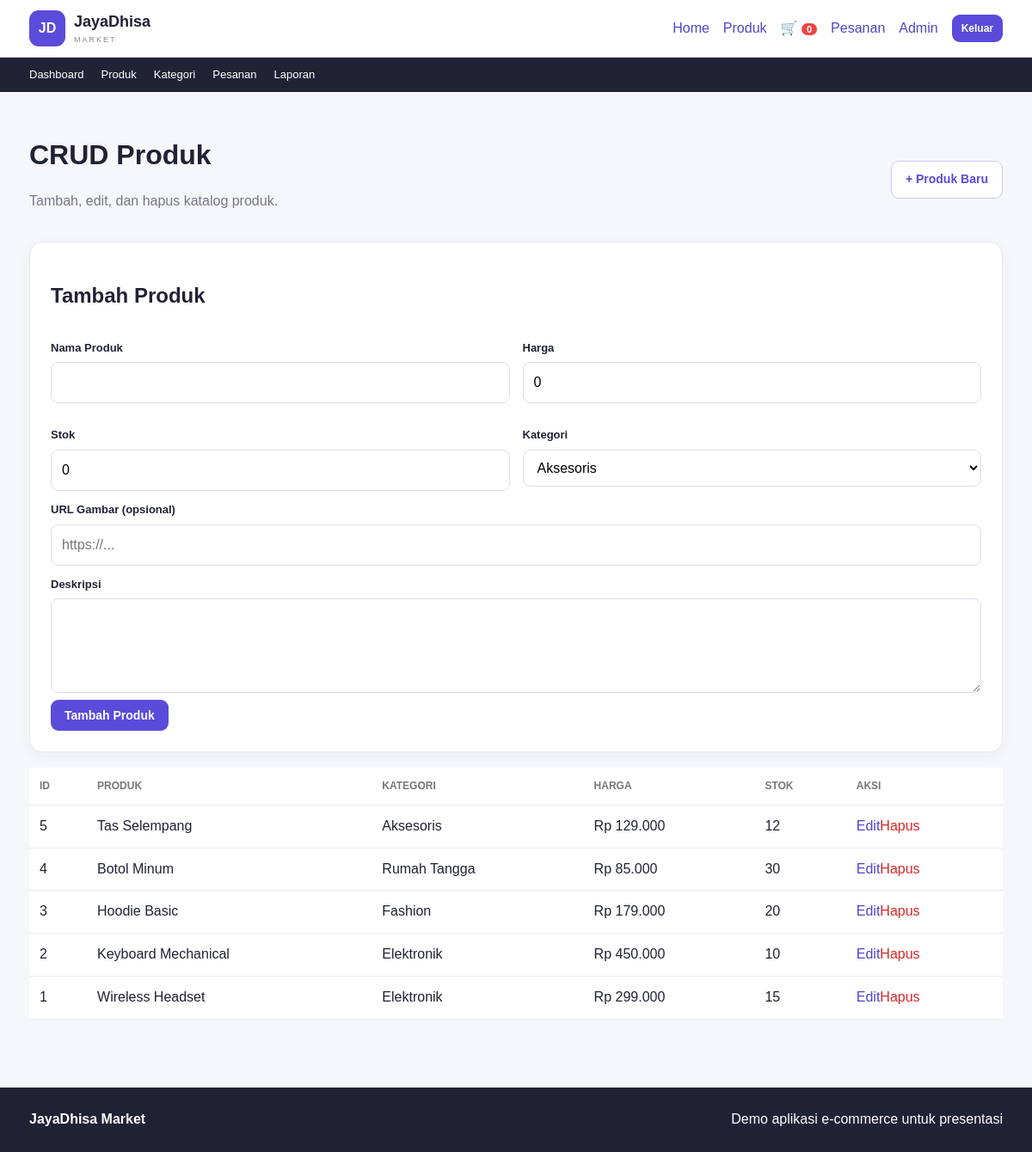
Page /admin/produk.php (signed in) on the committed database.
### tables this page shows
CREATE TABLE produk (
 id_produk INT AUTO_INCREMENT PRIMARY KEY,
 nama_produk VARCHAR(150) NOT NULL,
 harga DECIMAL(14,2) NOT NULL DEFAULT 0,
 stok INT NOT NULL DEFAULT 0,
 id_kategori INT NULL,
 deskripsi TEXT,
 image_url VARCHAR(500) NULL,
 created_at TIMESTAMP DEFAULT CURRENT_TIMESTAMP,
 CONSTRAINT fk_produk_kategori FOREIGN KEY (id_kategori) REFERENCES kategori(id_kategori) ON DELETE SET NULL
);

CREATE TABLE kategori (
 id_kategori INT AUTO_INCREMENT PRIMARY KEY,
 nama_kategori VARCHAR(100) NOT NULL UNIQUE
);

### koneksi.php (called while the page is built, shortened)
<?php
function e($value) {
    return htmlspecialchars((string)$value, ENT_QUOTES, 'UTF-8');
}
function rupiah($value) {
    return 'Rp ' . number_format((float)$value, 0, ',', '.');
}

### admin/produk.php (the view, shortened to what this page needs)
<?php require_once '../functions.php'; require_admin(); $title='CRUD Produk';$edit=(int)($_GET['edit']??0);$error='';$row=null;
if($edit){$s=$koneksi->prepare('SELECT * FROM produk WHERE id_produk=?');$s->bind_param('i',$edit);$s->execute();$row=$s->get_result()->fetch_assoc();}$cats=$koneksi->query('SELECT * FROM kategori ORDER BY nama_kategori');$list=$koneksi->query('SELECT p.*,k.nama_kategori FROM produk p LEFT JOIN kategori k ON k.id_kategori=p.id_kategori ORDER BY p.id_produk DESC');include 'header.php'; ?>
<div class="container"><div class="section-head"><div><h1>CRUD Produk</h1><p class="muted">Tambah, edit, dan hapus katalog produk.</p></div><a class="btn outline" href="produk.php">+ Produk Baru</a></div><?php if($error):?><div class="alert error"><?=e($error)?></div><?php endif;?><div class="panel"><h2><?=$row?'Edit Produk':'Tambah Produk'?></h2><form method="post"><input type="hidden" name="csrf" value="<?=csrf()?>"><input type="hidden" name="id" value="<?=$row['id_produk']??0?>"><input type="hidden" name="action" value="save"><div class="form-grid"><div><label>Nama Produk</label><input name="nama_produk" value="<?=e($row['nama_produk']??'')?>" required></div><div><label>Harga</label><input type="number" name="harga" min="0" step="0.01" value="<?=e($row['harga']??0)?>" required></div><div><label>Stok</label><input type="number" name="stok" min="0" value="<?=e($row['stok']??0)?>" required></div><div><label>Kategori</label><select name="id_kategori"><?php while($c=$cats->fetch_assoc()):?><option value="<?=$c['id_kategori']?>" <?=($row['id_kategori']??0)==$c['id_kategori']?'selected':''?>><?=e($c['nama_kategori'])?></option><?php endwhile;?></select></div></div><label>URL Gambar (opsional)</label><input name="image_url" value="<?=e($row['image_url']??'')?>" placeholder="https://..."><label>Deskripsi</label><textarea name="deskripsi"><?=e($row['deskripsi']??'')?></textarea><button class="btn"><?=$row?'Simpan Perubahan':'Tambah Produk'?></button><?php if($row):?><a class="btn outline" href="produk.php">Batal</a><?php endif;?></form></div><div class="table-wrap"><table><tr><th>ID</th><th>Produk</th><th>Kategori</th><th>Harga</th><th>Stok</th><th>Aksi</th></tr><?php while($p=$list->fetch_assoc()):?><tr><td><?=$p['id_produk']?></td><td><?=e($p['nama_produk'])?></td><td><?=e($p['nama_kategori']??'-')?></td><td><?=rupiah($p['harga'])?></td><td><?=$p['stok']?></td><td><a href="?edit=<?=$p['id_produk']?>">Edit</a><form method="post" class="inline" onsubmit="return confirm('Hapus produk ini?')"><input type="hidden" name="csrf" value="<?=csrf()?>"><input type="hidden" name="action" value="delete"><input type="hidden" name="id" value="<?=$p['id_produk']?>"><button class="link-danger">Hapus</button></form></td></tr><?php endwhile;?></table></div></div><?php include '../footer.php'; ?>

### style.css (style rules this page uses)
* { box-sizing:border-box }
html { scroll-behavior:smooth }
body { margin:0;font-family:Arial,Helvetica,sans-serif;background:#f6f7fb;color:#202235;line-height:1.55 }
a { text-decoration:none;color:#4f46c9 }
.container { max-width:1180px;margin:0 auto;padding:24px }
.btn { display:inline-flex;align-items:center;justify-content:center;border:0;border-radius:9px;background:#5b4bdb;color:#fff;padding:10px 16px;font-weight:700;cursor:pointer;font-size:14px }
.btn.outline { background:#fff;color:#5b4bdb;border:1px solid #cbc8f3 }
.section-head { display:flex;justify-content:space-between;align-items:center;gap:20px;margin:25px 0 18px }
.section-head h1,.section-head h2 { margin:0 }
.card,.panel { background:#fff;border:1px solid #e7e7ee;border-radius:15px;box-shadow:0 5px 18px rgba(30,30,60,.04) }
.muted { color:#747784 }
.panel { padding:24px;margin:18px 0 }
label { display:block;font-weight:700;font-size:13px;margin:12px 0 6px }
input,textarea,select { width:100%;padding:11px 12px;border:1px solid #dddde7;border-radius:9px;background:#fff;font:inherit;outline:none }
textarea { min-height:110px;resize:vertical }
.table-wrap { overflow:auto }
.table-wrap table { width:100%;border-collapse:collapse;background:#fff }
.table-wrap th,.table-wrap td { text-align:left;padding:12px;border-bottom:1px solid #ececf1;white-space:nowrap }
.table-wrap th { font-size:12px;text-transform:uppercase;color:#777 }
.form-grid { display:grid;grid-template-columns:1fr 1fr;gap:15px }
.inline { display:inline-flex;gap:6px;align-items:center }
.link-danger { border:0;background:none;color:#dc2626;cursor:pointer;padding:0;font:inherit }

### rows in the picture
produk: id_produk "5", nama_produk "Tas Selempang", id_kategori.nama_kategori "Aksesoris", harga "Rp 129.000", stok "12"
produk: id_produk "4", nama_produk "Botol Minum", id_kategori.nama_kategori "Rumah Tangga", harga "Rp 85.000", stok "30"
produk: id_produk "3", nama_produk "Hoodie Basic", id_kategori.nama_kategori "Fashion", harga "Rp 179.000", stok "20"
produk: id_produk "2", nama_produk "Keyboard Mechanical", id_kategori.nama_kategori "Elektronik", harga "Rp 450.000", stok "10"
produk: id_produk "1", nama_produk "Wireless Headset", id_kategori.nama_kategori "Elektronik", harga "Rp 299.000", stok "15"

### other values in the picture
cart_count() "0"
form field id_kategori "Aksesoris"
